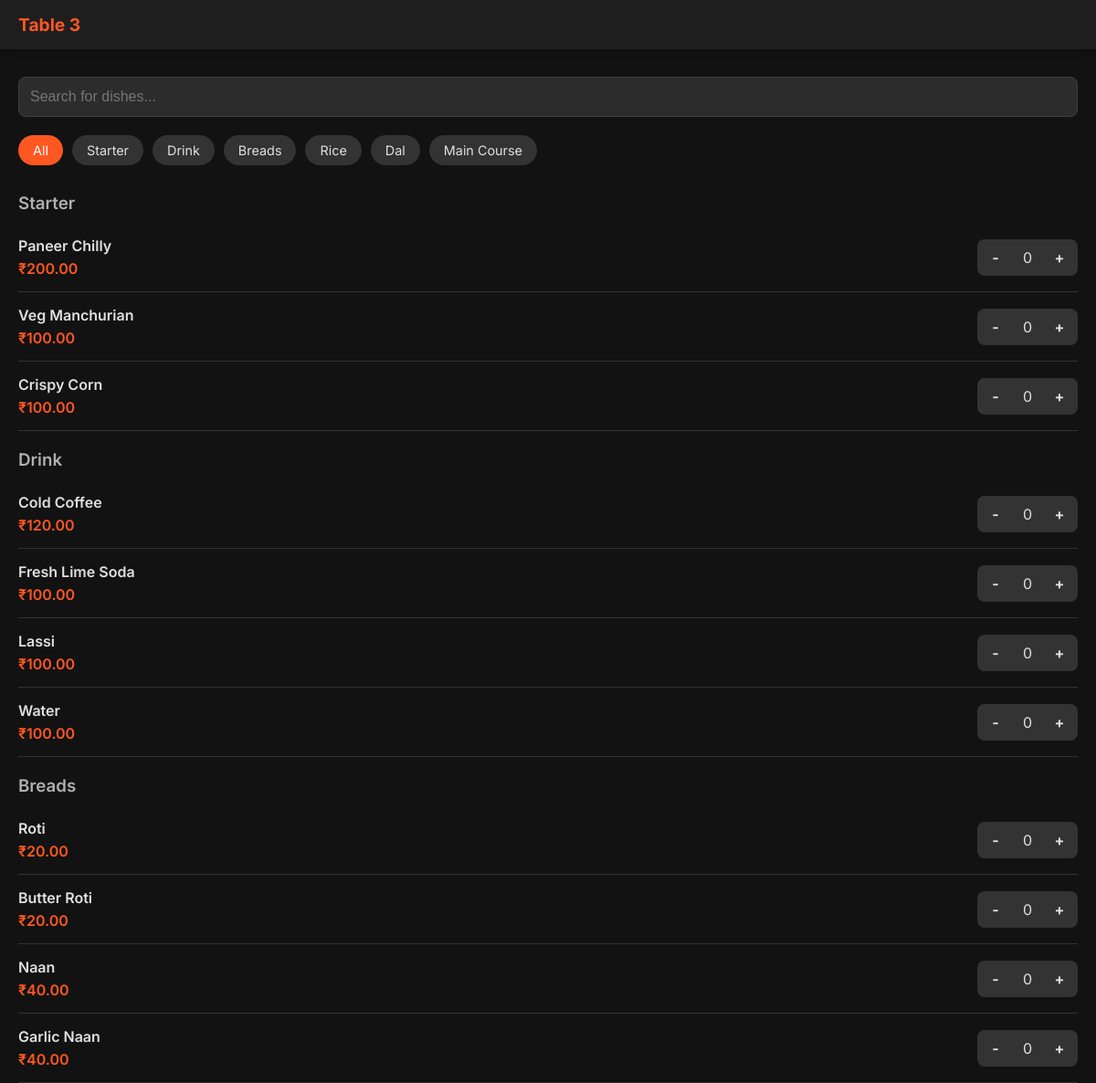
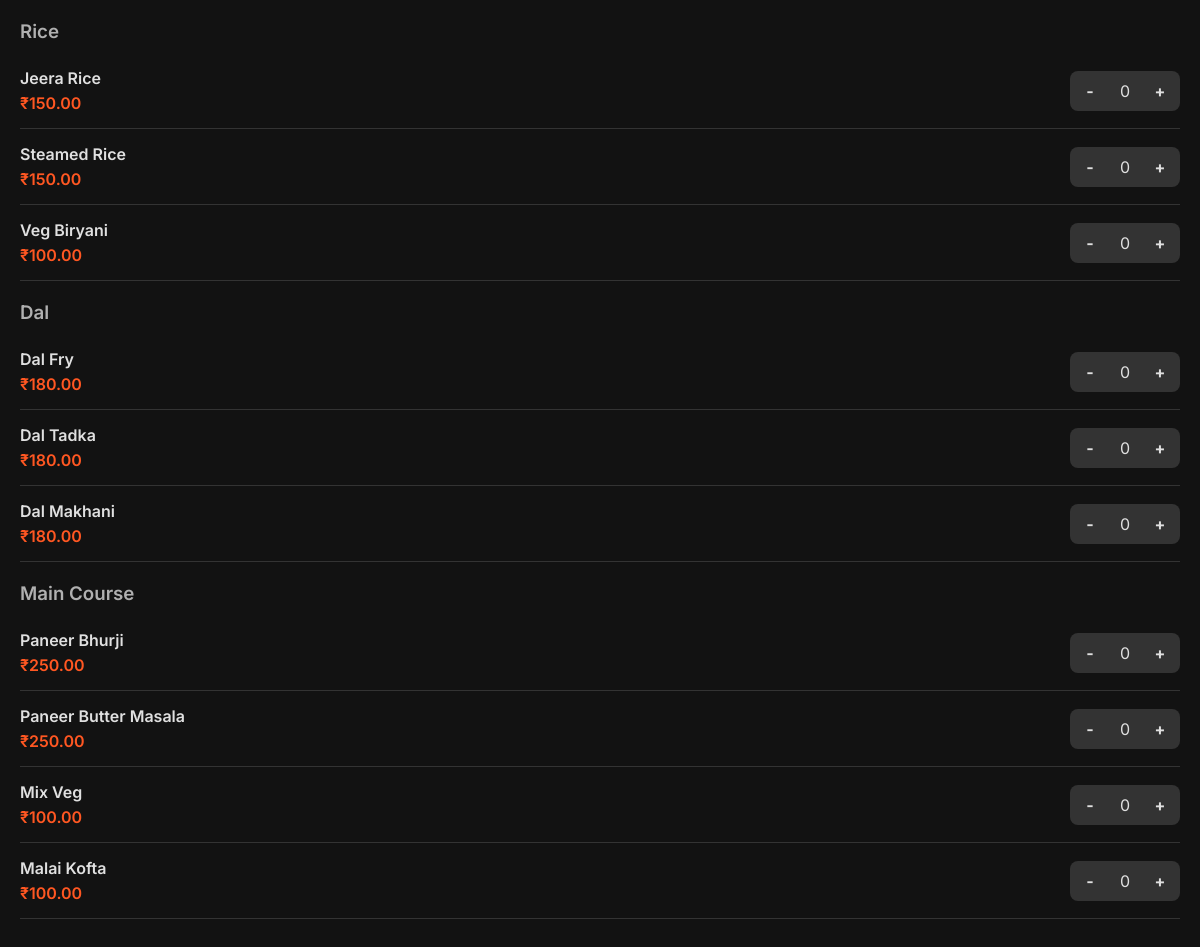
The page /menu/3/ on the database its author committed (2 pictures, top to bottom).
### restaurant/models.py (models this page shows, shortened)
class Table(models.Model):
    number = models.IntegerField(unique=True)

class Category(models.Model):
    name = models.CharField(max_length=100)
    class Meta:
        verbose_name_plural = "Categories"

class MenuItem(models.Model):
    category = models.ForeignKey(Category, on_delete=models.CASCADE, related_name='items')
    name = models.CharField(max_length=200)
    price = models.DecimalField(max_digits=6, decimal_places=2)

### restaurant/views.py (the view)
# urls.py: path('menu/<int:table_id>/', views.menu, name='menu'),
def menu(request, table_id):
    table = get_object_or_404(Table, id=table_id)
    categories = Category.objects.prefetch_related('items').all()
    order = Order.objects.filter(table=table, is_active=True).first()
    context = {
        'table': table,
        'categories': categories,
        'active_order': order,
    }
    return render(request, 'restaurant/menu.html', context)

### restaurant/templates/restaurant/menu.html (shortened to what this page needs)
{% extends 'restaurant/base.html' %}
{% block content %}
<div class="navbar">
    <div class="brand">Table {{ table.number }}</div>
</div>
<div class="container" style="padding-bottom: 80px;">
    <div style="position: sticky; top: 70px; background: var(--bg-color); z-index: 90; padding: 10px 0;">
        <input type="text" id="searchInput" placeholder="Search for dishes..." onkeyup="filterMenu()">
    </div>
    <div class="category-scroller">
        <div class="cat-pill active" onclick="scrollToCat('all', this)">All</div>
        {% for cat in categories %}
        <div class="cat-pill" onclick="scrollToCat('cat-{{ cat.id }}', this)">{{ cat.name }}</div>
        {% endfor %}
    </div>
    <div id="menu-list">
        {% for cat in categories %}
        <div id="cat-{{ cat.id }}" class="menu-category-section">
            <h3 style="color: var(--secondary-text); margin: 20px 0 10px;">{{ cat.name }}</h3>
            {% for item in cat.items.all %}
            <div class="menu-item" data-name="{{ item.name|lower }}">
                <div class="item-info">
                    <h4>{{ item.name }}</h4>
                    <span class="item-price">₹{{ item.price }}</span>
                </div>
                <div class="qty-control">
                    <div class="qty-btn" onclick="updateQty({{ item.id }}, -1)">-</div>
                    <div class="qty-val" id="qty-{{ item.id }}">0</div>
                    <div class="qty-btn" onclick="updateQty({{ item.id }}, 1)">+</div>
                </div>
            </div>
            {% endfor %}
        </div>
        {% endfor %}
    </div>
</div>
{% endblock %}

### static/css/style.css (style rules this page uses)
:root { --bg-color: #121212; --surface-color: #1E1E1E; --primary-color: #FF5722; --primary-hover: #E64A19; --text-color: #E0E0E0; --secondary-text: #B0B0B0; --success-color: #00C853; --warning-color: #FFD600; }
body { font-family: 'Inter', -apple-system, BlinkMacSystemFont, sans-serif; background-color: var(--bg-color); color: var(--text-color); margin: 0; padding: 0; -webkit-font-smoothing: antialiased; }
h1, h2, h3, h4 { margin: 0; font-weight: 600; }
.container { padding: 20px; max-width: 1200px; margin: 0 auto; }
input[type="text"], input[type="number"], input[type="tel"] { background: #2C2C2C; border: 1px solid #3E3E3E; color: white; padding: 12px; border-radius: 8px; width: 100%; box-sizing: border-box; font-size: 1rem; outline: none; }
.navbar { background: var(--surface-color); padding: 15px 20px; display: flex; justify-content: space-between; align-items: center; position: sticky; top: 0; z-index: 100; box-shadow: 0 2px 10px rgba(0,0,0,0.3); }
.brand { font-size: 1.2rem; font-weight: 700; color: var(--primary-color); }
.category-scroller { display: flex; overflow-x: auto; padding: 10px 0; gap: 10px; margin-bottom: 20px; scrollbar-width: none; }
.cat-pill { background: #333; padding: 8px 16px; border-radius: 20px; white-space: nowrap; font-size: 0.9rem; cursor: pointer; }
.cat-pill.active { background: var(--primary-color); color: white; }
.menu-item { display: flex; justify-content: space-between; align-items: center; padding: 15px 0; border-bottom: 1px solid #333; }
.item-info h4 { margin-bottom: 5px; }
.item-price { color: var(--primary-color); font-weight: 600; }
.qty-control { display: flex; align-items: center; gap: 10px; background: #333; border-radius: 8px; padding: 5px; }
.qty-btn { width: 30px; height: 30px; display: flex; align-items: center; justify-content: center; cursor: pointer; font-weight: bold; user-select: none; }
.qty-val { width: 20px; text-align: center; }

### rows shown on the page
Table: number "3"
Category: name "Starter"
Category: name "Drink"
Category: name "Breads"
Category: name "Rice"
Category: name "Dal"
Category: name "Main Course"
MenuItem: name "Paneer Chilly", price "200.00"
MenuItem: name "Veg Manchurian", price "100.00"
MenuItem: name "Crispy Corn", price "100.00"
MenuItem: name "Cold Coffee", price "120.00"
MenuItem: name "Fresh Lime Soda", price "100.00"
MenuItem: name "Lassi", price "100.00"
MenuItem: name "Water", price "100.00"
MenuItem: name "Roti", price "20.00"
MenuItem: name "Butter Roti", price "20.00"
MenuItem: name "Naan", price "40.00"
MenuItem: name "Garlic Naan", price "40.00"
MenuItem: name "Jeera Rice", price "150.00"
MenuItem: name "Steamed Rice", price "150.00"
MenuItem: name "Veg Biryani", price "100.00"
MenuItem: name "Dal Fry", price "180.00"
MenuItem: name "Dal Tadka", price "180.00"
MenuItem: name "Dal Makhani", price "180.00"
MenuItem: name "Paneer Bhurji", price "250.00"
MenuItem: name "Paneer Butter Masala", price "250.00"
MenuItem: name "Mix Veg", price "100.00"
MenuItem: name "Malai Kofta", price "100.00"
